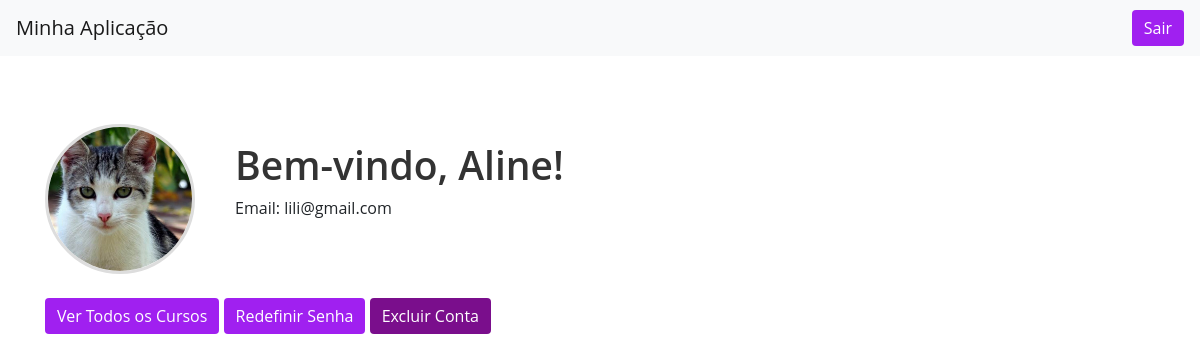
Page /dashboard/ (signed in) on the committed database.
### aplicativo/models.py (models this page shows)
class Usuario(models.Model):
    nome = models.CharField(max_length = 255)
    email = models.EmailField(unique = True)
    senha = models.CharField(max_length = 100)
    foto = models.ImageField(upload_to='fotos/', null=True, blank=True)

### aplicativo/views.py (the view)
# urls.py: path('dashboard/', views.dashboard, name='dashboard'),
def dashboard(request):
    email = request.session.get('email')
    if not email:
        messages.error(request, "Você precisa estar logado para acessar o dashboard!")
        return redirect('index')
    usuario = Usuario.objects.get(email=email)
    context = {
        'usuario': usuario
    }
    return render(request, 'dashboard.html', context)

### aplicativo/templates/dashboard.html (shortened to what this page needs)
{% load static %}
<!DOCTYPE html>
<html lang="pt-BR">
<head>
    <link rel="stylesheet" href="https://stackpath.bootstrapcdn.com/bootstrap/4.5.2/css/bootstrap.min.css">
    <link rel="stylesheet" href="{% static 'css/styles.css' %}">
</head>
<body>
    <nav class="navbar navbar-expand-lg navbar-light bg-light">
        <a class="navbar-brand" href="{% url 'index' %}">Minha Aplicação</a>
        <div class="collapse navbar-collapse">
            <ul class="navbar-nav ml-auto">
                <li class="nav-item">
                    <a class="btn btn-warning btn-custom" href="{% url 'index' %}" role="button">Sair</a>
                </li>
            </ul>
        </div>
    </nav>
    <div class="container mt-5">
        <div class="row align-items-center">
            <div class="col-md-2">
                {% if usuario.foto %}
                    <img src="{{ usuario.foto.url }}" alt="Foto do Usuário" class="foto-perfil">
                {% else %}
                    <img src="{% static 'images/placeholder.jpg' %}" alt="Imagem indisponível" class="foto-perfil">
                {% endif %}
            </div>
            <div class="col-md-10">
                <h1>Bem-vindo, {{ usuario.nome }}!</h1>
                <p>Email: {{ usuario.email }}</p>
            </div>
        </div>
        <div class="mt-4">
            <a href="{% url 'exibir_curso' %}" class="btn btn-info btn-custom">Ver Todos os Cursos</a>
            <a href="{% url 'redefinir_senha' %}" class="btn btn-custom">Redefinir Senha</a>
            <a href="{% url 'excluir_usuario' usuario.id %}" class="btn btn-danger-custom">Excluir Conta</a>
        </div>
    </div>
</body>
</html>

### aplicativo/static/css/styles.css (style rules this page uses)
html, body { height: 100%; margin: 0; display: flex; flex-direction: column; font-family: 'Open Sans', sans-serif; }
h1 { font-weight: 600; color: #333; font-size: 39px !important; }
.btn-custom { background-color: #A020F0; border: none; color: white; }
.btn-danger-custom { background-color: #7A0E8C; border: none; color: white; }
.foto-perfil { width: 150px; height: 150px; object-fit: cover; border-radius: 50%; border: 3px solid #ddd; margin-top: 20px; }

### rows in the picture
Usuario: foto (picture), nome "Aline", email "lili@gmail.com"
